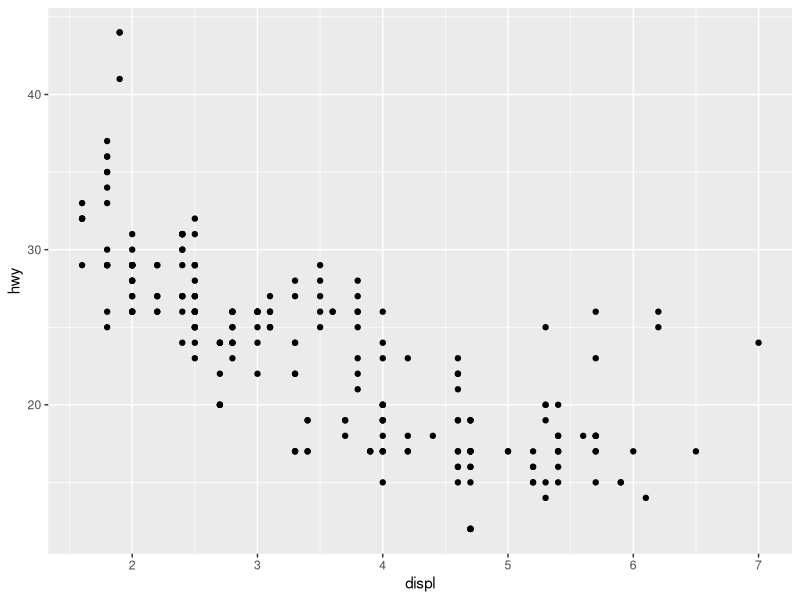
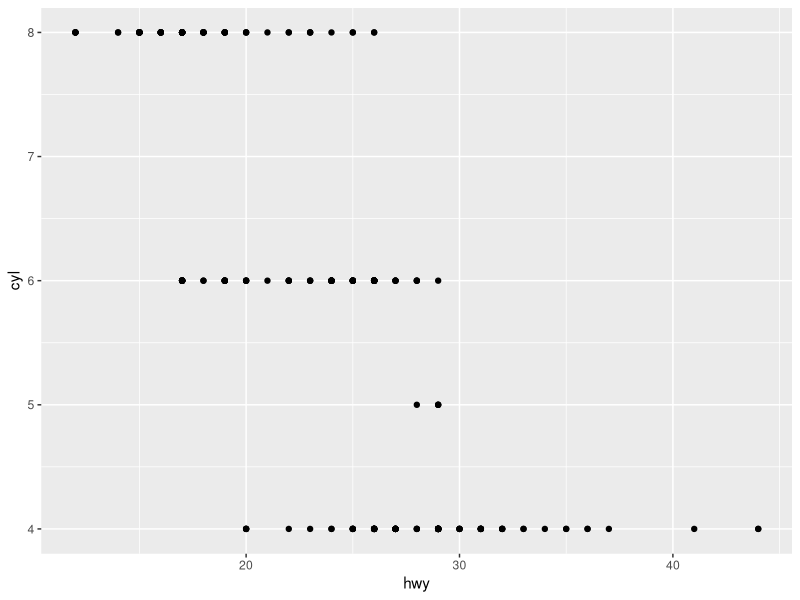
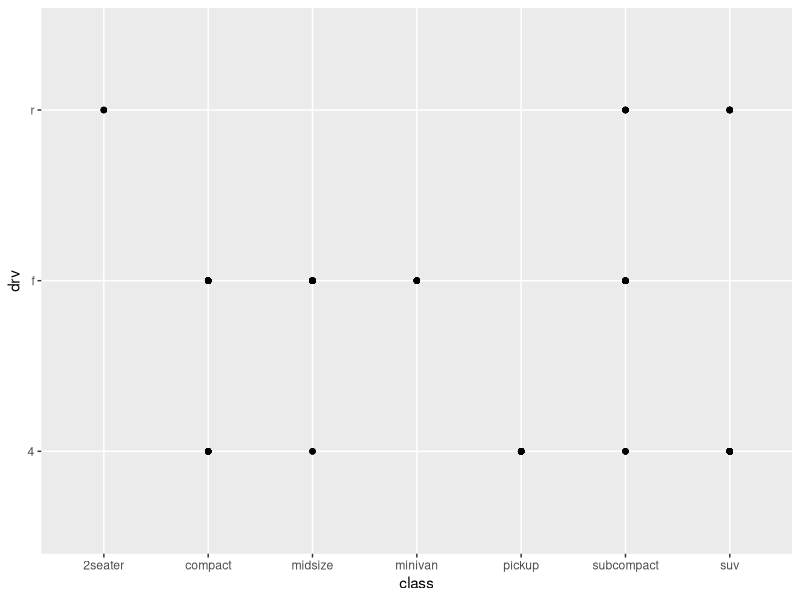
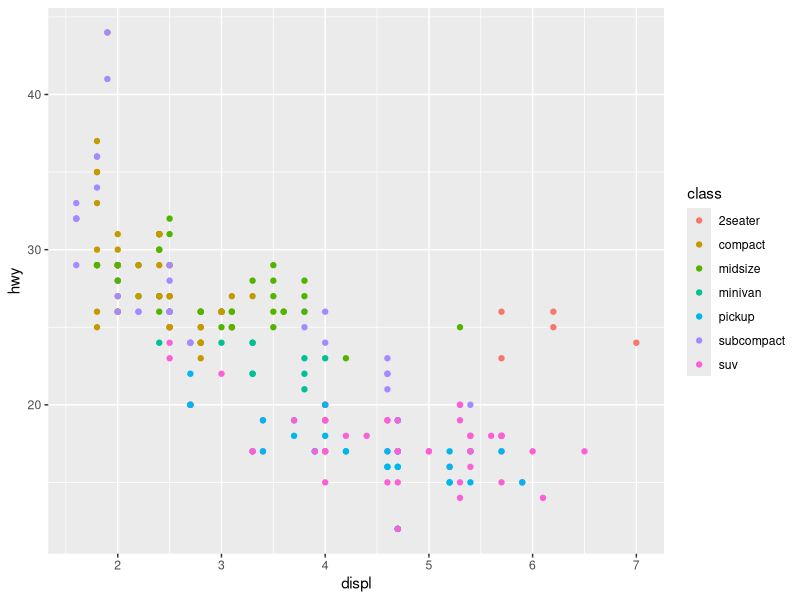
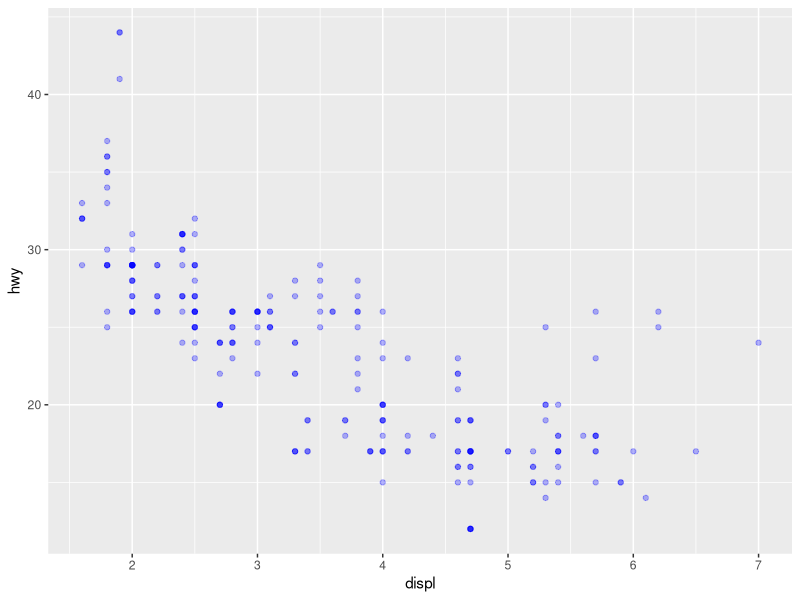
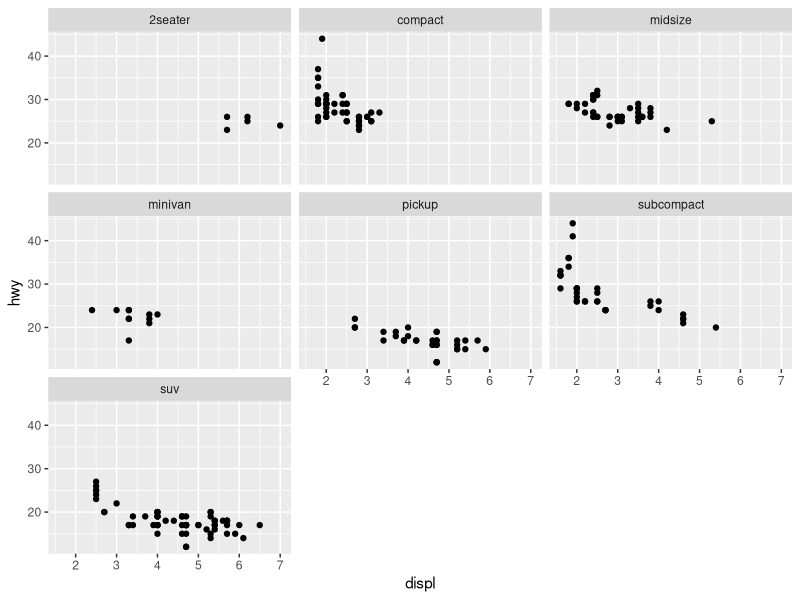
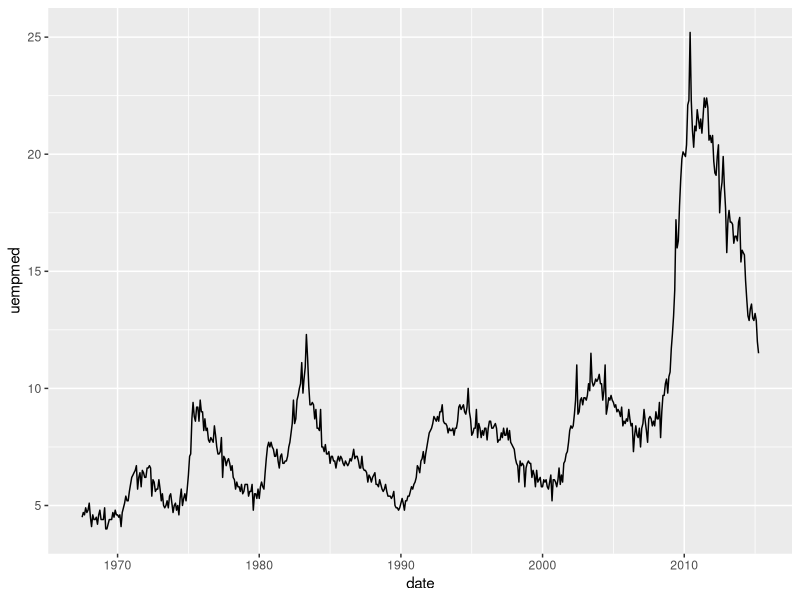
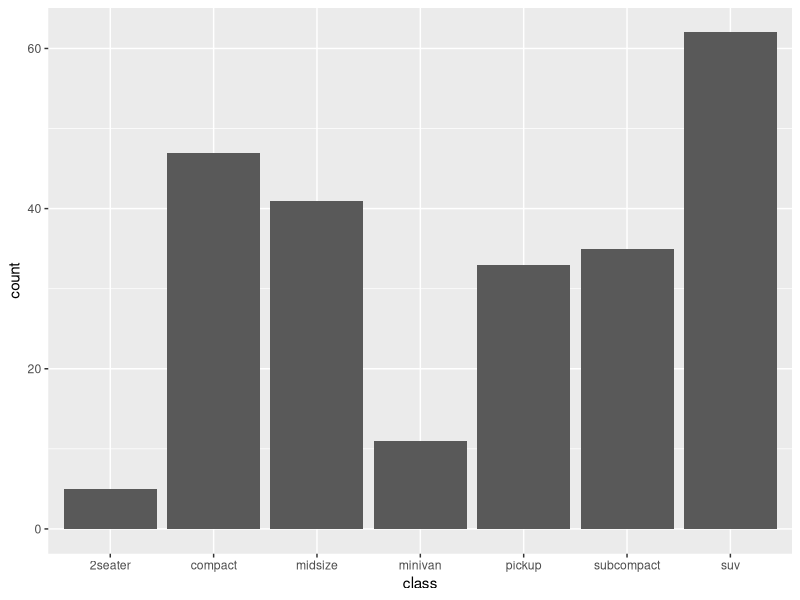

The R source for these figures, in order:
# Carrega as bibliotecas
library(tidyverse)

# Mostra a base de dados 
View(mpg)

# Faz um grafico de pontos com as seguintes caracteristicas:
# 1) variavel displ no eixo x
# 2) variavel hwy no eixo y
# 3) utiliza o banco mpg
ggplot(data = mpg) +
  geom_point(mapping = aes(x=displ, y=hwy))

# Faz um grafico de pontos com as seguintes caracteristicas:
# 1) variavel "hwy" no eixo x
# 2) variavel "cyl" no eixo y
# 3) utiliza o banco mpg
ggplot(data=mpg) +
  geom_point(mapping = aes(x=hwy, y = cyl))

# Faz um grafico de pontos com as seguintes caracteristicas:
# 1) variavel "class" no eixo x
# 2) variavel "drv" no eixo y
# 3) utiliza o banco mpg
ggplot(data=mpg) +
  geom_point(mapping = aes(x=class, y = drv))

# Faz um grafico de pontos com as seguintes caracteristicas:
# 1) variavel "displ" no eixo x
# 2) variavel "hwy" no eixo y
# 3) utiliza o banco mpg
# 4) Colorindo pela variavel "class" 
ggplot(data=mpg) +
  geom_point(mapping = aes(x=displ, y=hwy, colour=class))

# Faz um grafico de pontos com as seguintes caracteristicas:
# 1) variavel "displ" no eixo x
# 2) variavel "hwy" no eixo y
# 3) utiliza o banco mpg
# 4) Colorindo de azul com transparencia de 30%
ggplot(data=mpg) +
  geom_point(mapping = aes(x=displ, y=hwy),
             colour="blue",
             alpha = 0.3)


# Faz um grafico de pontos com as seguintes caracteristicas:
# 1) variavel "displ" no eixo x
# 2) variavel "hwy" no eixo y
# 3) utiliza o banco mpg
# 4) Dividindo por facetas de acordo com a variavel "class" 
ggplot(data = mpg) +
  geom_point(mapping = aes(x = displ, y = hwy)) +
  facet_wrap( ~ class, nrow = 3)

# Faz um grafico de linha com as seguintes caracteristicas:
# 1) variavel "date" no eixo x
# 2) variavel "uempmed" no eixo y
# 3) utiliza o banco economics
ggplot(data = economics) +
  geom_line(mapping = aes(x = date, y = uempmed)) 

# Faz um grafico de barras com as seguintes caracteristicas:
# 1) variavel "class" no eixo x
# 2) no eixo y sera a frequencia absoluta da variavel
# 3) utiliza o banco mpg
ggplot(data=mpg) +
  geom_bar(mapping = aes(x=class))


# Faz um grafico de Histograma com as seguintes caracteristicas:
# 1) variavel "hwy" no eixo x
# 2) No eixo y sera mostrado a densidade
# 3) utiliza o banco mpg
ggplot(data=mpg) +
  geom_histogram(mapping = aes(x=hwy, y = ..density..))

ggplot(data=mpg) +
  geom_histogram(mapping = aes(x=hwy, y = after_stat(density)))

# Faz um grafico de caixa (boxplot) com as seguintes caracteristicas:
# 1) variavel "class" no eixo x
# 2) variavel "hwy" no eixo x
# 3) utiliza o banco mpg
ggplot(data=mpg) +
  geom_boxplot(mapping = aes(x=class, y=hwy))




# Faz um grafico com duas camadas:
#     Ambas as camadas utilizam o banco mpg
# CAMADA 1 (Grafico de linha)
#     1) variavel "displ" no eixo x
#     2) variavel "hwy" no eixo x
# CAMADA 2 (Grafico de pontos)
#     1) variavel "displ" no eixo x
#     2) variavel "hwy" no eixo x
#     2) Colorido por "class"
# 
# O comando labs() informa os titulos, subtitulos e nome dos eixos, etc
ggplot(data=mpg) +
  geom_line(mapping = aes(x=displ, y=hwy)) +
  geom_point(mapping = aes(x=displ, y=hwy, colour=class)) +
  labs(title = "Titulo do meu grafico",
       subtitle = "Subtitulo do Grafico",
       caption = "Fonte: banco de dados mpg",
       x="NOME DO EIXO X",
       y=NULL)


ggplot(data = economics) +
  geom_line(mapping = aes(x=date, y=uempmed )) +
  geom_point(mapping = aes(x=date, y=uempmed, colour=unemploy), alpha=0.3) +
  labs(title = "Titulo do meu grafico",
       subtitle = "Subtitulo do Grafico",
       caption = "Fonte: banco de dados mpg",
       x="NOME DO EIXO X",
       y=NULL)

# Salva o ultimo grafico criado
ggsave(filename = "./graficos/Aula 1.png",
       units = "in",
       width = 8, height = 6,
       dpi = 100)






